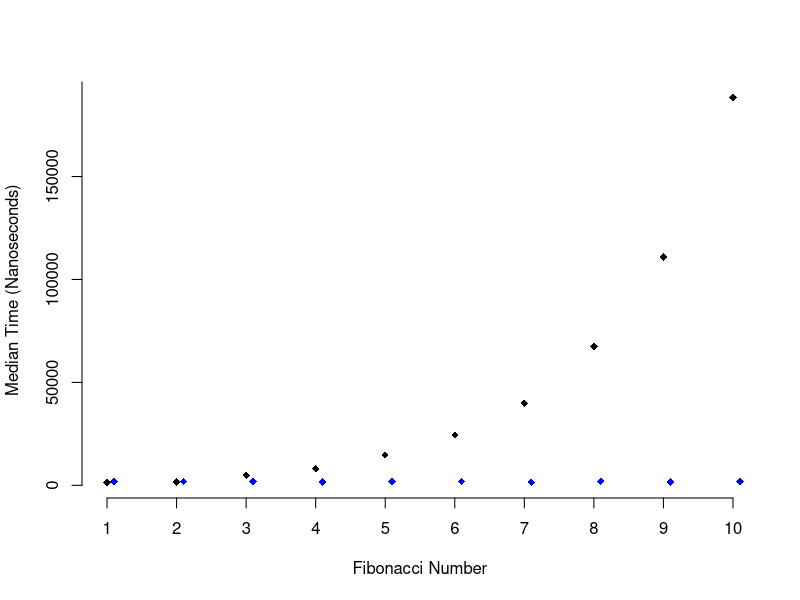

The R script that drew this image:
# EXAMPLE 1 - Functions as parameters

adder_maker <- function(n){
  function(x){
    return(n + x)
  }
}

add2 <- adder_maker(2)
add2(1:5)

# EXAMPLE 2 - The reduce function
require(purrr)

reduce(c(1, 3, 5, 7), function(x, y){
  message("x is ", x)
  message("y is ", y)
  message("")
  x + y
})


# EXAMPLE 3 - Memoization

fib <- function(n){
  stopifnot(n > 0)
  if(n == 1){
    0
  } else if(n == 2){
    1
  } else {
    fib(n - 1) + fib(n - 2)
  }
}


fib_tbl <- c(0, 1, rep(NA, 23))

fib_mem <- function(n){
  stopifnot(n > 0)
  
  if(!is.na(fib_tbl[n])){
    fib_tbl[n]
  } else {
    fib_tbl[n - 1] <<- fib_mem(n - 1)
    fib_tbl[n - 2] <<- fib_mem(n - 2)
    fib_tbl[n - 1] + fib_tbl[n - 2]
  }
}

map_dbl(1:12, fib_mem)

library(tidyverse)
library(microbenchmark)


fib_data <- map(1:10, function(x){microbenchmark(fib(x), times = 100)$time})
names(fib_data) <- paste0(letters[1:10], 1:10)
fib_data <- as.data.frame(fib_data)

fib_data %<>%
  gather(num, time) %>%
  group_by(num) %>%
  summarise(med_time = median(time))

memo_data <- map(1:10, function(x){microbenchmark(fib_mem(x))$time})
names(memo_data) <- paste0(letters[1:10], 1:10)
memo_data <- as.data.frame(memo_data)

memo_data %<>%
  gather(num, time) %>%
  group_by(num) %>%
  summarise(med_time = median(time))

plot(1:10, fib_data$med_time, xlab = "Fibonacci Number", ylab = "Median Time (Nanoseconds)",
     pch = 18, bty = "n", xaxt = "n", yaxt = "n")
axis(1, at = 1:10)
axis(2, at = seq(0, 350000, by = 50000))
points(1:10 + .1, memo_data$med_time, col = "blue", pch = 18)
legend(1, 300000, c("Not Memoized", "Memoized"), pch = 18, 
       col = c("black", "blue"), bty = "n", cex = 1, y.intersp = 1.5)